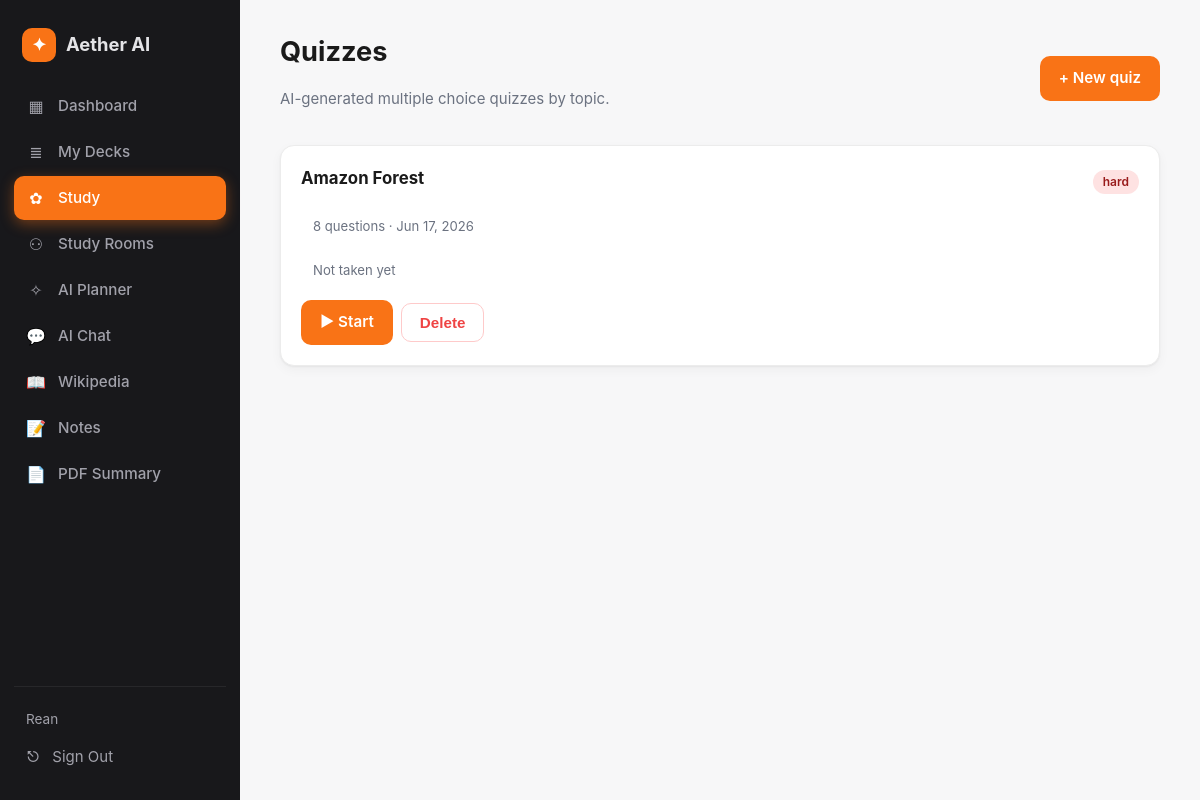
Screenshot of /study/ (signed in) with the database file from the repository.
### app/models.py (models this page shows, shortened)
class User(UserMixin, db.Model):
    __tablename__ = "users"
    id = db.Column(db.Integer, primary_key=True)
    email = db.Column(db.String(120), unique=True, nullable=False)
    name = db.Column(db.String(80), nullable=False, default="Learner")
    password_hash = db.Column(db.String(256), nullable=False)
    created_at = db.Column(db.DateTime, default=datetime.utcnow)
    notes = db.relationship("Note", backref="user", cascade="all,delete", lazy=True)
    decks = db.relationship("Deck", backref="user", cascade="all,delete", lazy=True)
    quizzes = db.relationship("Quiz", backref="user", cascade="all,delete", lazy=True)
    sessions = db.relationship("ChatSession", backref="user", cascade="all,delete", lazy=True)
    plans = db.relationship("PlanItem", backref="user", cascade="all,delete", lazy=True)
    rooms = db.relationship("StudyRoom", backref="user", cascade="all,delete", lazy=True)
    activities = db.relationship("StudyActivity", backref="user", cascade="all,delete", lazy=True)

class Quiz(db.Model):
    __tablename__ = "quizzes"
    id = db.Column(db.Integer, primary_key=True)
    user_id = db.Column(db.Integer, db.ForeignKey("users.id"), nullable=False)
    title = db.Column(db.String(200), nullable=False)
    topic = db.Column(db.String(200), nullable=False)
    difficulty = db.Column(db.String(20), default="medium")
    score = db.Column(db.Integer, nullable=True)
    created_at = db.Column(db.DateTime, default=datetime.utcnow)
    questions = db.relationship("QuizQuestion", backref="quiz",
                                cascade="all,delete", lazy=True)

### app/routes/quizzes.py (the view)
@quizzes_bp.route("/")
@login_required
def index():
    items = (Quiz.query.filter_by(user_id=current_user.id)
             .order_by(Quiz.created_at.desc()).all())
    return render_template("quizzes/list.html", quizzes=items)

### app/templates/quizzes/list.html
{% extends "base.html" %}
{% block content %}
<div class="page-head row-between">
  <div>
    <h1>Quizzes</h1>
    <p class="muted">AI-generated multiple choice quizzes by topic.</p>
  </div>
  <a class="btn" href="{{ url_for('quizzes.new') }}">+ New quiz</a>
</div>
{% if quizzes %}
<div class="grid-3">
  {% for q in quizzes %}
    <div class="card deck-card">
      <div class="row-between">
        <h3>{{ q.topic }}</h3>
        <span class="pill diff-{{ q.difficulty or 'medium' }}">{{ q.difficulty or 'medium' }}</span>
      </div>
      <p class="muted small">
        {{ q.questions|length }} questions · {{ q.created_at.strftime('%b %d, %Y') }}
      </p>
      {% if q.score is not none %}
  {% set total_qs = q.questions|length %}
  {% set pct = (q.score / total_qs * 100) if total_qs else 0 %}
  <div class="score-bar">
    <div class="score-fill" style="width: {{ pct|round|int }}%"></div>
  </div>
  <p class="muted small">
    Last score: <strong>{{ q.score }}/{{ total_qs }}</strong> ({{ pct|round|int }}%)
  </p>
{% else %}
  <p class="muted small">Not taken yet</p>
{% endif %}
      <div class="row-gap">
        <a class="btn" href="{{ url_for('quizzes.take', quiz_id=q.id) }}">
          {% if q.score is not none %}▶ Retake{% else %}▶ Start{% endif %}
        </a>
        <form method="POST" action="{{ url_for('quizzes.delete', quiz_id=q.id) }}"
              onsubmit="return confirm('Delete this quiz?')">
          <button class="btn-outline danger">Delete</button>
        </form>
      </div>
    </div>
  {% endfor %}
</div>
{% else %}
  <div class="card empty">
    <h2 class="muted">No quizzes yet</h2>
    <p class="muted">Generate your first AI quiz on any topic in seconds.</p>
    <a class="btn btn-lg" href="{{ url_for('quizzes.new') }}">+ Create your first quiz</a>
  </div>
{% endif %}
{% endblock %}

### app/templates/base.html (shortened to what this page needs)
<!DOCTYPE html>
<html lang="en">
<head>
  <link rel="stylesheet" href="{{ url_for('static', filename='css/styles.css') }}">
</head>
<body class="{% if current_user.is_authenticated %}has-sidebar{% endif %}">
{% if current_user.is_authenticated %}
  <aside class="sidebar">
    <a class="brand" href="{{ url_for('dashboard.index') }}">
      <span class="brand-logo">✦</span>
      <span class="brand-name">{{ BRAND }}</span>
    </a>
    <nav class="side-nav">
      <a href="{{ url_for('dashboard.index') }}"
         class="{% if request.endpoint == 'dashboard.index' %}active{% endif %}">
        <span class="ico">▦</span> Dashboard
      </a>
      <a href="{{ url_for('flashcards.index') }}"
         class="{% if request.blueprint == 'flashcards' %}active{% endif %}">
        <span class="ico">≣</span> My Decks
      </a>
      <a href="{{ url_for('quizzes.index') }}"
         class="{% if request.blueprint == 'quizzes' %}active{% endif %}">
        <span class="ico">✿</span> Study
      </a>
      <a href="{{ url_for('rooms.index') }}"
         class="{% if request.blueprint == 'rooms' %}active{% endif %}">
        <span class="ico">⚇</span> Study Rooms
      </a>
      <a href="{{ url_for('planner.index') }}"
         class="{% if request.blueprint == 'planner' %}active{% endif %}">
        <span class="ico">✧</span> AI Planner
      </a>
      <a href="{{ url_for('chat.index') }}"
         class="{% if request.blueprint == 'chat' %}active{% endif %}">
        <span class="ico">💬</span> AI Chat
      </a>
      <a href="{{ url_for('wikipedia.index') }}"
   class="{% if request.blueprint == 'wikipedia' %}active{% endif %}">
  <span class="ico">📖</span> Wikipedia
</a>
      <a href="{{ url_for('notes.index') }}"
         class="{% if request.blueprint == 'notes' %}active{% endif %}">
        <span class="ico">📝</span> Notes
      </a>
      <a href="{{ url_for('pdf.index') }}"
         class="{% if request.blueprint == 'pdf' %}active{% endif %}">
        <span class="ico">📄</span> PDF Summary
      </a>
    </nav>
    <div class="side-bottom">
      <div class="user-line">{{ current_user.name }}</div>
      <a class="side-logout" href="{{ url_for('auth.logout') }}">
        <span class="ico">⎋</span> Sign Out
      </a>
    </div>
  </aside>
{% endif %}
<main class="{% if current_user.is_authenticated %}content{% else %}container{% endif %}">
  {% block content %}{% endblock %}
</main>
</body>
</html>

### app/static/css/styles.css (style rules this page uses)
:root { --bg: #f7f7f8; --surface: #ffffff; --text: #1a1a1a; --muted: #6b7280; --border: #ececec; --accent: #f97316; --accent-soft: #ffedd5; --accent-dark: #ea580c; --good: #10b981; --bad: #ef4444; --sidebar: #18181b; --sidebar-soft: #27272a; --sidebar-text: #e4e4e7; --sidebar-muted: #a1a1aa; --shadow: 0 1px 2px rgba(0,0,0,0.05), 0 4px 12px rgba(0,0,0,0.04); --radius: 14px; }
* { box-sizing: border-box; }
html, body { margin: 0; padding: 0; }
body { font-family: -apple-system, "Segoe UI", Roboto, "Helvetica Neue", sans-serif; background: var(--bg); color: var(--text); min-height: 100vh; font-size: 15px; line-height: 1.5; }
a { color: var(--accent-dark); text-decoration: none; }
h1 { font-size: 1.7rem; margin: 0 0 6px; }
h3 { font-size: 1.05rem; margin: 0 0 6px; }
.muted { color: var(--muted); }
.small { font-size: 0.85rem; }
body.has-sidebar { display: flex; min-height: 100vh; }
.sidebar { width: 240px; background: var(--sidebar); color: var(--sidebar-text); display: flex; flex-direction: column; padding: 22px 14px; position: sticky; top: 0; height: 100vh; }
.brand { display: flex; align-items: center; gap: 10px; padding: 6px 8px 22px; font-weight: 700; font-size: 1.15rem; color: var(--sidebar-text); text-decoration: none; }
.brand-logo { display: inline-flex; align-items: center; justify-content: center; width: 34px; height: 34px; border-radius: 10px; background: var(--accent); color: white; font-size: 1.1rem; font-weight: 700; }
.side-nav { display: flex; flex-direction: column; gap: 2px; }
.side-nav a { display: flex; align-items: center; gap: 12px; padding: 10px 12px; border-radius: 10px; color: var(--sidebar-muted); text-decoration: none; font-weight: 500; font-size: 0.95rem; }
.side-nav a.active { background: var(--accent); color: white; box-shadow: 0 4px 14px rgba(249,115,22,0.4); }
.side-nav .ico { display: inline-flex; align-items: center; justify-content: center; width: 20px; font-size: 1rem; }
.side-bottom { margin-top: auto; padding-top: 16px; border-top: 1px solid var(--sidebar-soft); }
.user-line { color: var(--sidebar-muted); padding: 6px 12px; font-size: 0.85rem; }
.side-logout { display: flex; align-items: center; gap: 12px; padding: 10px 12px; border-radius: 10px; color: var(--sidebar-muted); text-decoration: none; }
.content { flex: 1; padding: 32px 40px; max-width: calc(100vw - 240px); overflow-x: hidden; }
.btn, .btn-lg, .btn-outline { display: inline-flex; align-items: center; justify-content: center; gap: 8px; padding: 10px 18px; border-radius: 10px; font-weight: 600; font-size: 0.95rem; cursor: pointer; border: 1px solid transparent; background: var(--accent); color: white; text-decoration: none; transition: all 0.15s; }
.btn-outline { background: white; color: var(--text); border-color: var(--border); }
.danger { color: var(--bad); border-color: #fecaca; }
.small { font-size: 0.82rem; padding: 6px 12px; }
.card { background: var(--surface); border: 1px solid var(--border); border-radius: var(--radius); padding: 20px; box-shadow: var(--shadow); }
.page-head { margin-bottom: 20px; }
.row-between { display: flex; justify-content: space-between; align-items: center; gap: 16px; flex-wrap: wrap; }
.row-gap { display: flex; gap: 8px; flex-wrap: wrap; align-items: center; margin-top: 12px; }
.grid-3 { display: grid; grid-template-columns: repeat(auto-fit, minmax(260px, 1fr)); gap: 16px; }
.pill { display: inline-block; padding: 3px 10px; border-radius: 999px; font-size: 0.75rem; font-weight: 600; }
.pill.diff-hard { background: #fee2e2; color: #991b1b; }

### rows the page displays
User: name "Rean"
Quiz: topic "Amazon Forest", difficulty "hard", questions|length "8", created_at "Jun 17, 2026", shows "Not taken yet", shows "▶ Start"

### other values shown
{{ BRAND }} "Aether AI"
